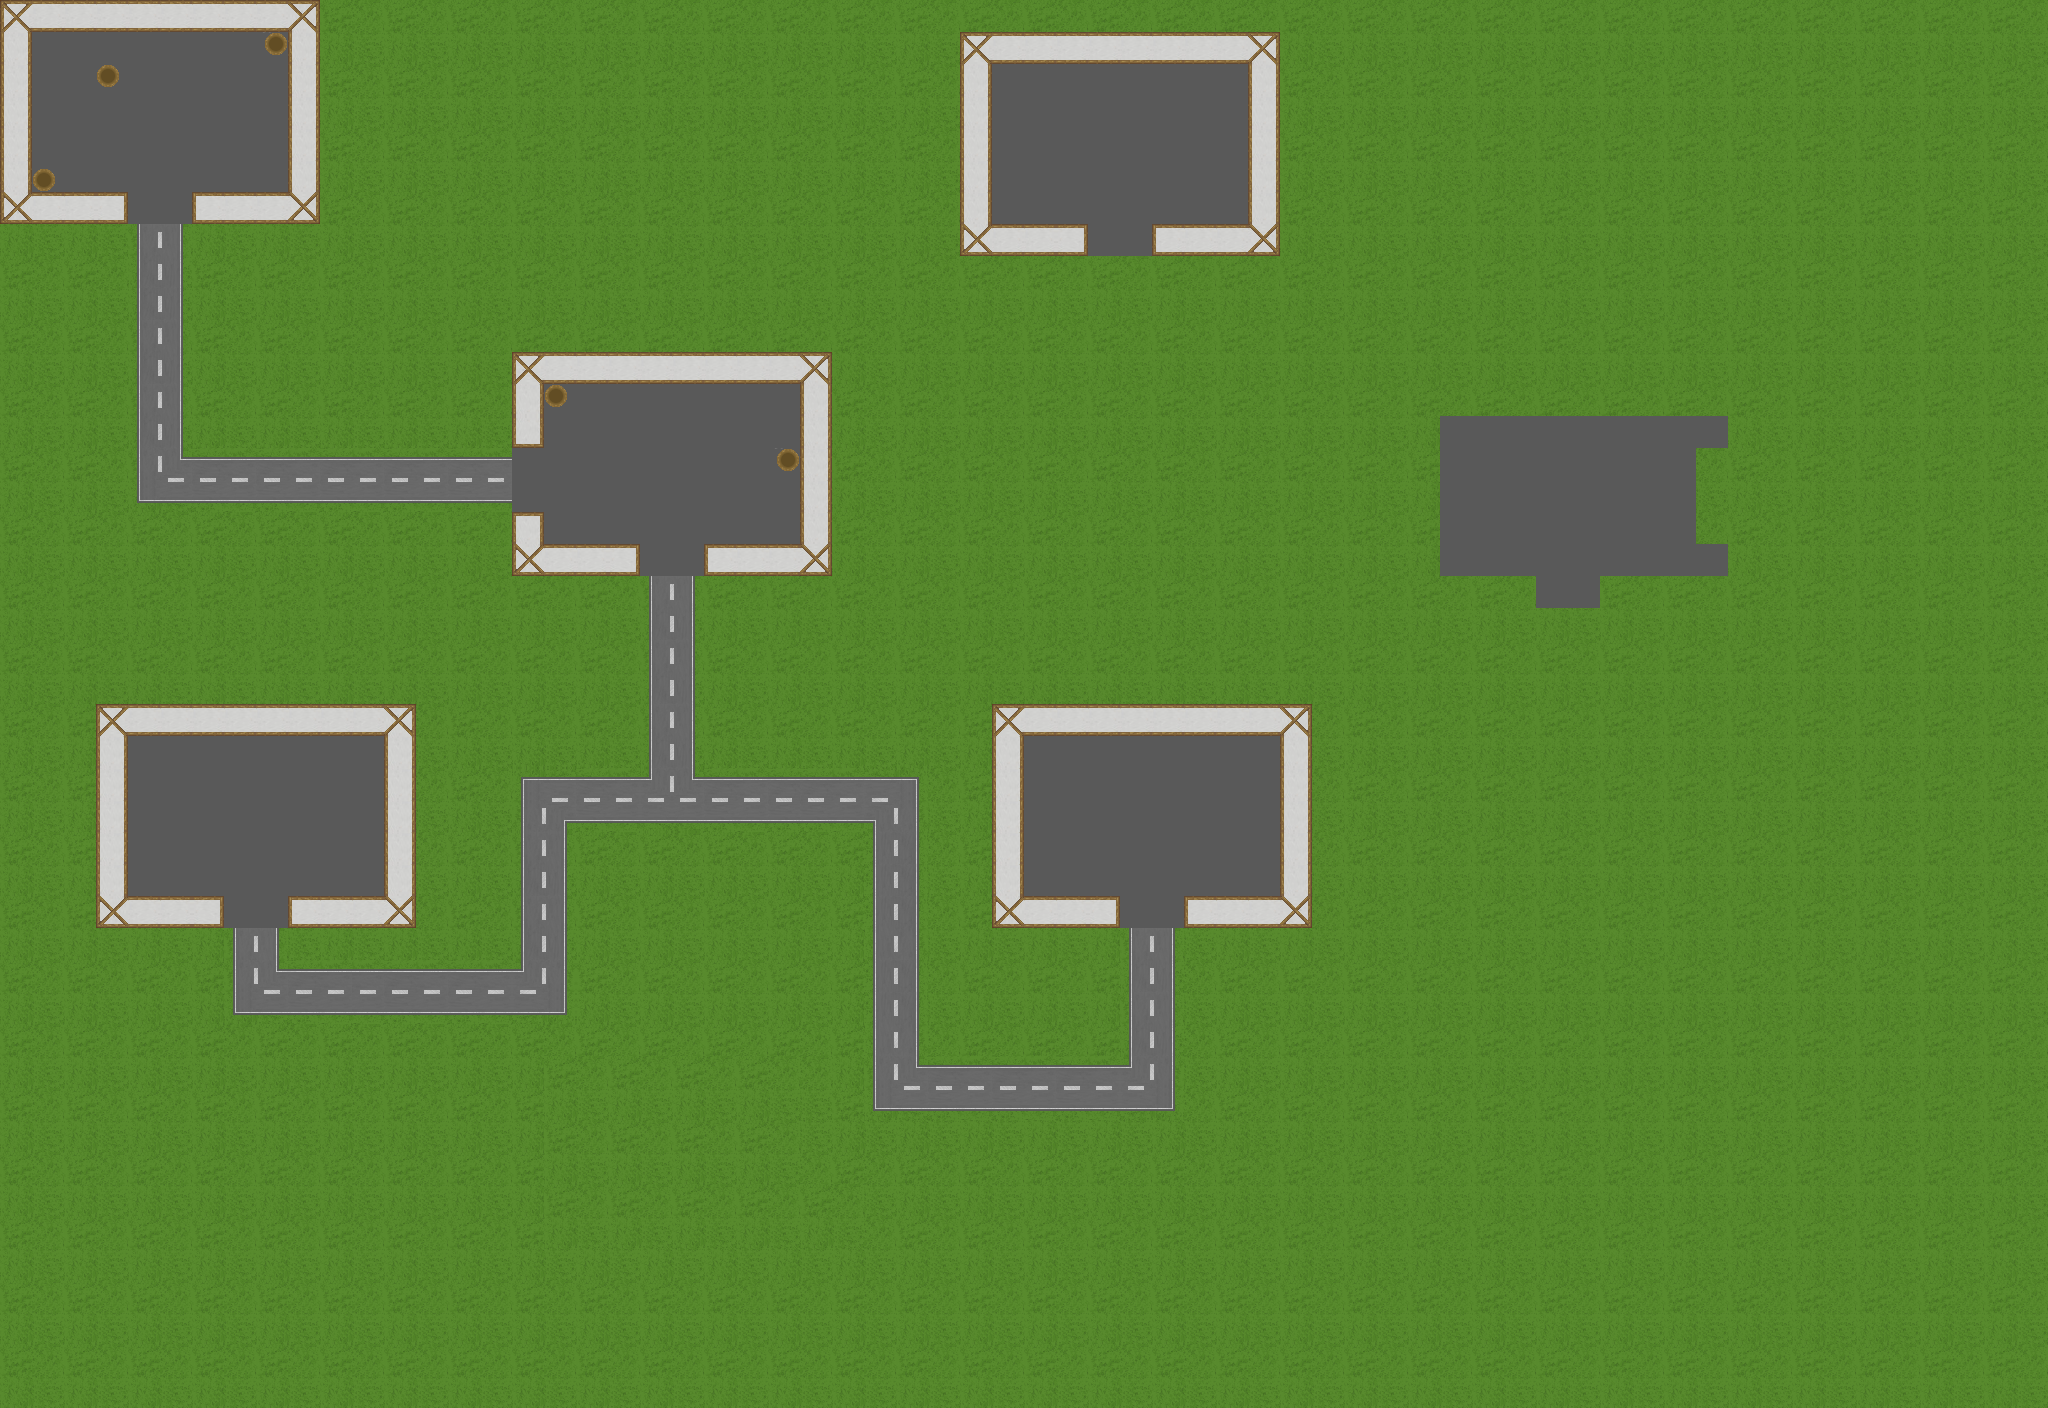

Tiled map render using the project's own tile images. Description and the map definition, with tile-layer contents summarised, below:
An orthogonal 64x44 tile map with 32x32 px tiles, 2 tile layers (Ground, Walls) and 49 objects (41x wall, 5x zombie, player, ui).

<map version="1.2" tiledversion="1.2.5" orientation="orthogonal" renderorder="left-down" width="64" height="44" tilewidth="32" tileheight="32" infinite="0" nextlayerid="6" nextobjectid="62">
 <tileset firstgid="1" name="wallLayers" tilewidth="32" tileheight="32" tilecount="66" columns="11">
  <image source="wallLayers.png" width="352" height="192" />
 </tileset>
 <layer id="5" name="Ground" width="64" height="44">
  <data>[2816 cells, 2816 non-empty, 33 distinct tile ids]</data>
 </layer>
 <layer id="2" name="Walls" width="64" height="44">
  <data>[2816 cells, 143 non-empty, 13 distinct tile ids]</data>
 </layer>
 <objectgroup id="4" name="Obstacles">
  <object id="1" name="wall" x="0" y="0" width="32" height="224" />
  <object id="4" name="wall" x="288" y="0" width="32" height="224" />
  <object id="5" name="wall" x="32" y="192" width="96" height="32" />
  <object id="6" name="wall" x="192" y="192" width="96" height="32" />
  <object id="7" name="wall" x="32" y="0" width="256" height="32" />
  <object id="8" name="wall" x="512" y="352" width="32" height="96" />
  <object id="9" name="wall" x="800" y="352" width="32" height="224" />
  <object id="10" name="wall" x="544" y="544" width="96" height="32" />
  <object id="11" name="wall" x="704" y="544" width="96" height="32" />
  <object id="12" name="wall" x="544" y="352" width="256" height="32" />
  <object id="13" name="wall" x="960" y="32" width="32" height="224" />
  <object id="14" name="wall" x="1248" y="32" width="32" height="224" />
  <object id="15" name="wall" x="992" y="224" width="96" height="32" />
  <object id="16" name="wall" x="1152" y="224" width="96" height="32" />
  <object id="17" name="wall" x="992" y="32" width="256" height="32" />
  <object id="23" name="wall" x="1408" y="384" width="32" height="224" />
  <object id="24" name="wall" x="1696" y="384" width="32" height="224" />
  <object id="25" name="wall" x="1440" y="576" width="96" height="32" />
  <object id="26" name="wall" x="1600" y="576" width="96" height="32" />
  <object id="27" name="wall" x="1440" y="384" width="256" height="32" />
  <object id="28" name="wall" x="992" y="704" width="32" height="224" />
  <object id="29" name="wall" x="1280" y="704" width="32" height="224" />
  <object id="30" name="wall" x="1024" y="896" width="96" height="32" />
  <object id="31" name="wall" x="1184" y="896" width="96" height="32" />
  <object id="32" name="wall" x="1024" y="704" width="256" height="32" />
  <object id="38" name="wall" x="96" y="704" width="32" height="224" />
  <object id="39" name="wall" x="384" y="704" width="32" height="224" />
  <object id="40" name="wall" x="128" y="896" width="96" height="32" />
  <object id="41" name="wall" x="288" y="896" width="96" height="32" />
  <object id="42" name="wall" x="128" y="704" width="256" height="32" />
  <object id="43" name="wall" x="1600" y="1088" width="32" height="224" />
  <object id="44" name="wall" x="1888" y="1088" width="32" height="224" />
  <object id="45" name="wall" x="1632" y="1280" width="96" height="32" />
  <object id="46" name="wall" x="1792" y="1280" width="96" height="32" />
  <object id="47" name="wall" x="1632" y="1088" width="256" height="32" />
  <object id="48" name="player" x="512" y="256" width="32" height="32" />
  <object id="49" x="96" y="-64" />
  <object id="50" name="zombie" x="768" y="224" width="32" height="32" />
  <object id="51" name="wall" x="544" y="384" width="22" height="22" />
  <object id="52" name="wall" x="776" y="448" width="22" height="22" />
  <object id="53" name="wall" x="264" y="32" width="22" height="22" />
  <object id="54" name="wall" x="32" y="168" width="22" height="22" />
  <object id="55" name="wall" x="96" y="64" width="22" height="22" />
  <object id="56" name="wall" x="512" y="512" width="32" height="64" />
  <object id="57" name="zombie" x="640" y="96" width="32" height="32" />
  <object id="58" name="zombie" x="704" y="128" width="32" height="32" />
  <object id="59" name="zombie" x="640" y="448" width="32" height="32" />
  <object id="60" name="zombie" x="160" y="96" width="32" height="32" />
  <object id="61" name="ui" x="456" y="88" width="32" height="32" />
 </objectgroup>
</map>